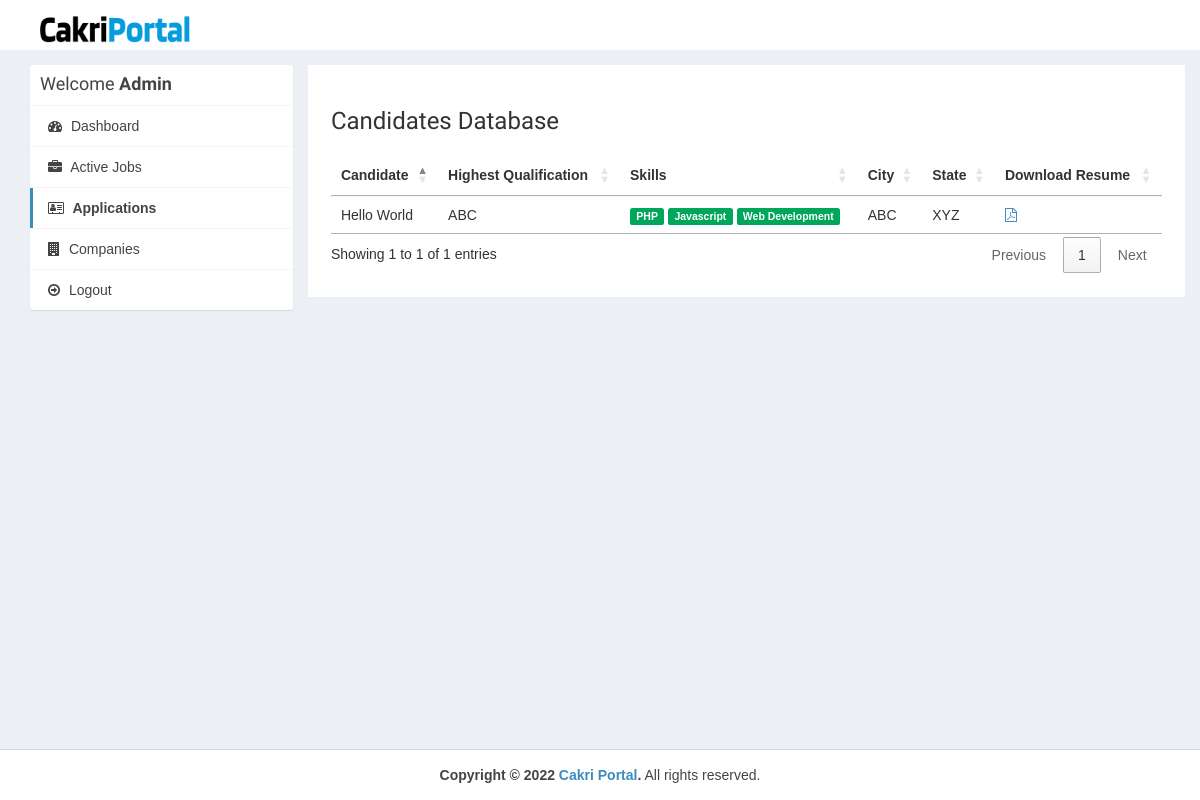
Before: /admin/applications.php (signed in) with the older database file.
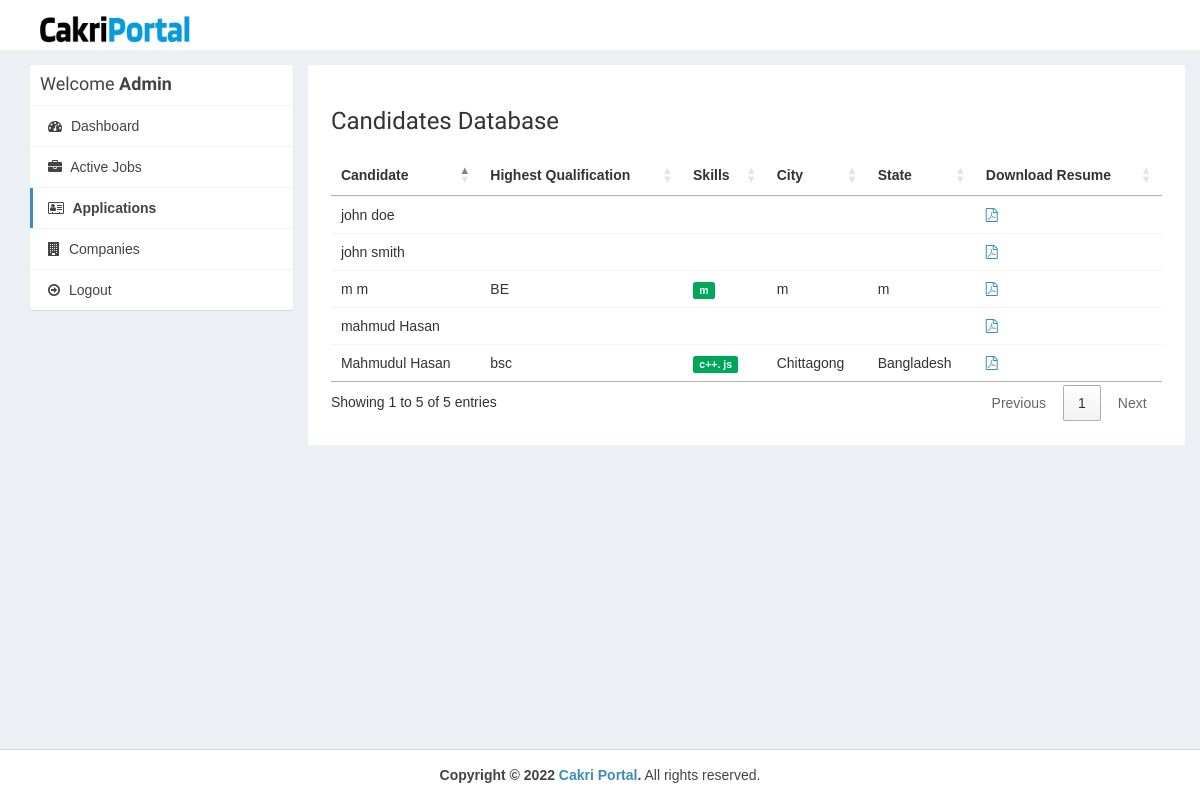
After: the same page with the newer database file.
### tables this page shows
CREATE TABLE IF NOT EXISTS `users` (
  `id_user` int(11) NOT NULL AUTO_INCREMENT,
  `firstname` varchar(255) NOT NULL,
  `lastname` varchar(255) NOT NULL,
  `email` varchar(255) NOT NULL,
  `password` varchar(255) NOT NULL,
  `address` text,
  `city` varchar(255) DEFAULT NULL,
  `state` varchar(255) DEFAULT NULL,
  `contactno` varchar(255) DEFAULT NULL,
  `qualification` varchar(255) DEFAULT NULL,
  `stream` varchar(255) DEFAULT NULL,
  `passingyear` varchar(255) DEFAULT NULL,
  `dob` varchar(255) DEFAULT NULL,
  `age` varchar(255) DEFAULT NULL,
  `designation` varchar(255) DEFAULT NULL,
  `resume` varchar(255) DEFAULT NULL,
  `hash` varchar(255) DEFAULT NULL,
  `active` int(11) NOT NULL DEFAULT '1',
  `aboutme` text NOT NULL,
  `skills` text,
  PRIMARY KEY (`id_user`),
  UNIQUE KEY `email` (`email`)
);

### admin/applications.php (the view, shortened to what the changed rows need)
<?php
require_once("../db.php");
?>
<!DOCTYPE html>
<html>
<head>
    <link rel="stylesheet" href="https://cdnjs.cloudflare.com/ajax/libs/twitter-bootstrap/3.3.7/css/bootstrap.min.css">
    <link rel="stylesheet" href="https://cdnjs.cloudflare.com/ajax/libs/font-awesome/4.7.0/css/font-awesome.min.css">
    <link rel="stylesheet" href="https://cdnjs.cloudflare.com/ajax/libs/ionicons/2.0.1/css/ionicons.min.css">
    <link rel="stylesheet" href="https://cdn.datatables.net/1.10.15/css/jquery.dataTables.min.css">
    <link rel="stylesheet" href="../css/AdminLTE.min.css">
    <link rel="stylesheet" href="../css/_all-skins.min.css">
    <link rel="stylesheet" href="../css/custom.css">
</head>
<body class="hold-transition skin-green sidebar-mini">
    <div class="wrapper">
        <div class="content-wrapper" style="margin-left: 0px;">
            <section id="candidates" class="content-header">
                <div class="container">
                    <div class="row">
                        <div class="col-md-9 bg-white padding-2">
                            <div class="row margin-top-20">
                                <div class="col-md-12">
                                    <div class="box-body table-responsive no-padding">
                                        <table id="example2" class="table table-hover">
                                            <thead>
                                                <th>Candidate</th>
                                                <th>Highest Qualification</th>
                                                <th>Skills</th>
                                                <th>City</th>
                                                <th>State</th>
                                                <th>Download Resume</th>
                                            </thead>
                                            <tbody>
                                                <?php
                        $sql = "SELECT * FROM users";
                        $result = $conn->query($sql);
                        if ($result->num_rows > 0) {
                          while ($row = $result->fetch_assoc()) {
                            $skills = $row['skills'];
                            $skills = explode(',', $skills);
                        ?>
                                                <tr>
                                                    <td><?php echo $row['firstname'] . ' ' . $row['lastname']; ?></td>
                                                    <td><?php echo $row['qualification']; ?></td>
                                                    <td>
                                                        <?php
                                foreach ($skills as $value) {
                                  echo ' <span class="label label-success">' . $value . '</span>';
                                }
                                ?>
                                                    </td>
                                                    <td><?php echo $row['city']; ?></td>
                                                    <td><?php echo $row['state']; ?></td>
                                                    <?php if ($row['resume'] != '') { ?>
                                                    <td><a href="../uploads/resume/<?php echo $row['resume']; ?>"
                                                            download="<?php echo $row['firstname'] . ' Resume'; ?>"><i
                                                                class="fa fa-file-pdf-o"></i></a></td>
                                                    <?php } else { ?>
                                                    <td>No Resume Uploaded</td>
                                                    <?php } ?>
                                                </tr>
                                                <?php
                          }
                        }
                        ?>
                                            </tbody>
                                        </table>
                                    </div>
                                </div>
                            </div>
                        </div>
                    </div>
                </div>
            </section>
        </div>
    </div>
</body>
</html>

Changed rows visible on the page:
removed users: firstname "Hello", lastname "World", qualification "ABC", skills "PHP", skills "Javascript", skills "Web Development", city "ABC", state "XYZ", shown under "Candidates Database"
added users: firstname "m", lastname "m", qualification "BE", skills "m", city "m", state "m"
added users: firstname "mahmud", lastname "Hasan", shown under "Candidates Database"
added users: firstname "john", lastname "smith", shown under "Candidates Database"
added users: firstname "Mahmudul", lastname "Hasan", qualification "bsc", skills "c++. js", city "Chittagong", state "Bangladesh"
added users: firstname "john", lastname "doe", shown under "Candidates Database"
Other visible differences:
text written by a page script: "Showing 1 to 1 of 1 entries Previous 1 Next" → "Showing 1 to 5 of 5 entries Previous 1 Next"
